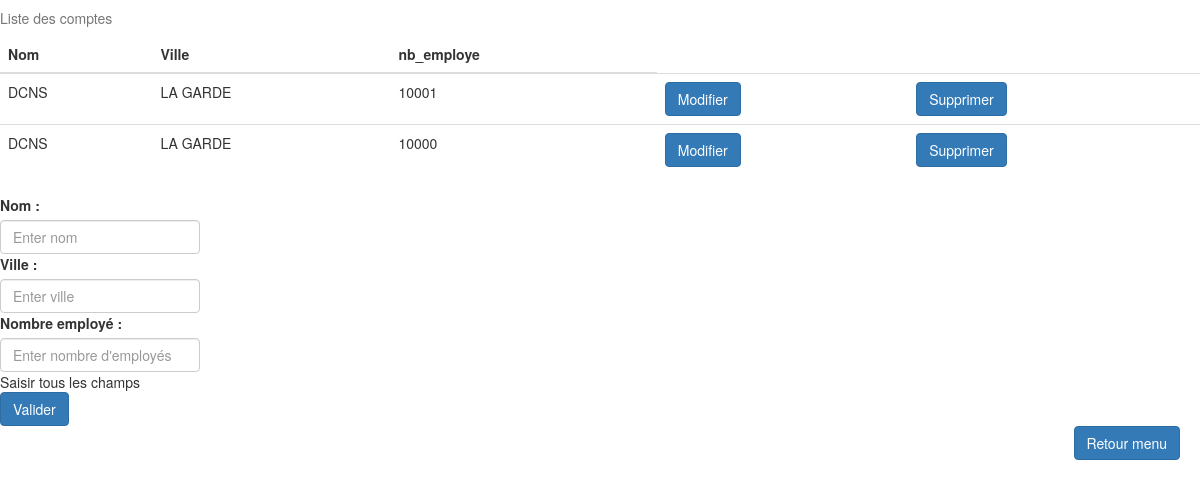
The app's page /back_office/site/Entreprise/page/entreprise.php, older data.
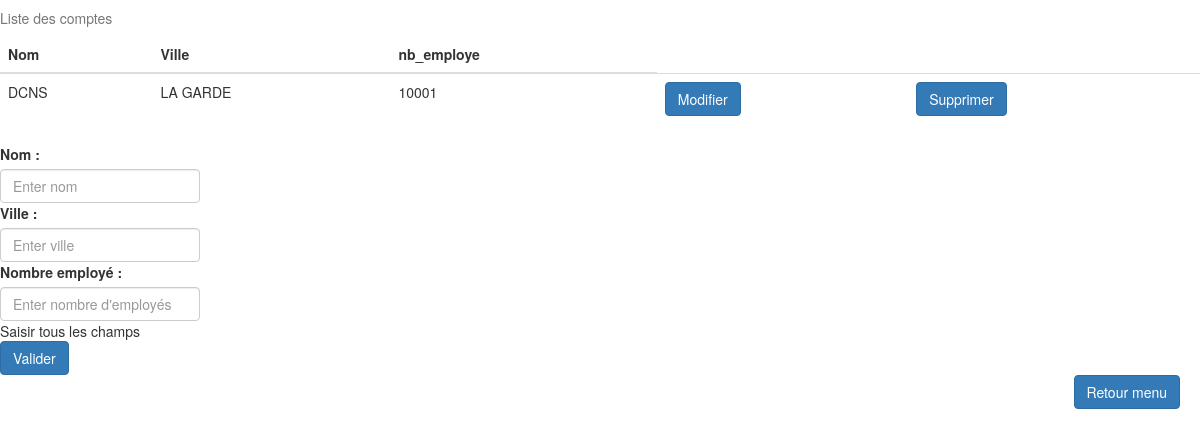
The same page, newer data.
### tables this page shows
CREATE TABLE IF NOT EXISTS `entreprise` (
  `ID_ENTREPRISE` int(11) NOT NULL AUTO_INCREMENT,
  `NOM` varchar(30) NOT NULL,
  `VILLE` varchar(30) NOT NULL,
  `NOMBRE_EMPLOYE` int(8) NOT NULL,
  PRIMARY KEY (`ID_ENTREPRISE`)
);

### back_office/site/Entreprise/page/entreprise.php (the view, shortened to what this page needs)
<?php $title = 'Admin for Compte'; $path = dirname(__DIR__);$clecrypt="sha256"?><!DOCTYPE html>
<html lang="fr">
<head>
    <?php include($path . '/../../templates/head.php'); ?>
</head>
<?php
$request = $db->prepare("select * from entreprise");
$data = $request->execute();
?>
	<table class="table">
		<caption>Liste des comptes</caption>
		<thead>
			<tr>
				<th>Nom</th>
				<th>Ville</th>
				<th>nb_employe</th>
			</tr>
		</thead>
	<tbody>
<?php
    while($data = $request->fetch()) {
	    ?>
	<tr>
		<td><?php echo $data['NOM']; ?></td>
		<td><?php echo $data['VILLE']; ?></td>
		<td><?php echo $data['NOMBRE_EMPLOYE']; ?></td>
		<td>
			<form method="post" action="./site/Entreprise/page/modifEntreprisePage.php">
				<input type="hidden" name="ID_ENTREPRISE" value="<?php echo $data['ID_ENTREPRISE']; ?>"><button style="display: block;" type="submit" class="btn btn-primary" name="modifer">Modifier</button>
			</form>
		</td>
		<td>
			<form method="post" action="./gestion/entreprise/deleteEntreprise.php">
				<input type="hidden" name="ID_ENTREPRISE" value="<?php echo $data['ID_ENTREPRISE']; ?>"><button style="display: block;" type="submit" class="btn btn-primary" name="supprimer">Supprimer</button>
			</form>
		</td>
	<?php
    	}
    ?>
    </tbody>
    </table>
    <body>
        <form method="post" action="./gestion/entreprise/insertEntreprise.php">
            <div class="form" >
                <div class="form">
                    <label for="email">Nom :</label>
                    <input style="width: 200px;" type="text" class="form-control" id="nom" name="nom" aria-describedby="loginHelp" placeholder="Enter nom" value="">
                </div>
                <div class="form">
                    <label for="login">Ville :</label>
                    <input style="width: 200px;" type="text" class="form-control" name="ville" placeholder="Enter ville" value="">
                </div>
                <div class="form">
                    <label for="login">Nombre employé :</label>
                    <input style="width: 200px;" type="text" class="form-control" name="nb_employe" placeholder="Enter nombre d'employés" value="">
                </div>
                <div class="form">
                    <td>Saisir tous les champs</td><td><button style="display: block;" type="submit" class="btn btn-primary" name="submit">Valider</button><td>
                </div>
            </div>
        </form>
        <form action="./site/menu.php" method="post">
            <button style="float:right ;margin-right:20px;" type="submit" class="btn btn-primary" name="Menu">Retour menu</button>
        </form>
    </body>
</html>

### back_office/templates/head.php (shortened to what this page needs)
<head>
    <link rel="stylesheet" href="https://maxcdn.bootstrapcdn.com/bootstrap/3.4.0/css/bootstrap.min.css">
</head>

Row changes from the older to the newer data that the page shows:
removed entreprise: NOM "DCNS", VILLE "LA GARDE", NOMBRE_EMPLOYE "10000"
